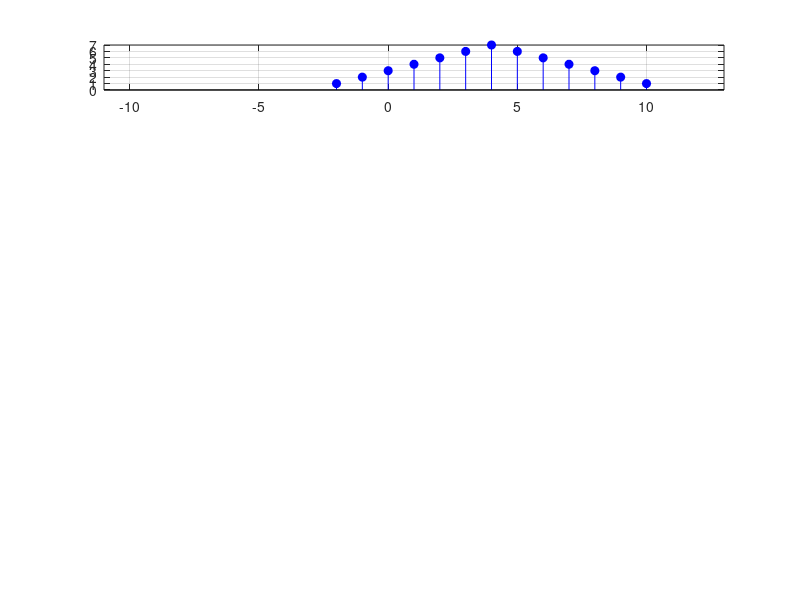

MATLAB code to generate this figure: (Note: this script raises an error after producing the figure.)
%% función original x(n)
n1 = -2:10;
x1 = [1 2 3 4 5 6 7 6 5 4 3 2 1];

figure
subplot(6,1,1)
stem(n1,x1,'b','filled');
grid on
xlim([-11,13]);

%% -x[n]

[x2,n2] = sigfold(x1,n1);

subplot(6,1,2)
stem(n2,x2,'b','filled');
grid on
xlim([-11,13]);

%% -x[n-3]

[x3,n3] = sigshift(x2,n2,3);

subplot(6,1,3)
stem(n3,x3,'b','filled');
grid on
xlim([-11,13]);

%% x[n-2]

[x4,n4] = sigshift(x1,n1,2);

subplot(6,1,4)
stem(n4,x4,'b','filled');
grid on
xlim([-11,13]);

%% x[n]*x[n-2]

[x5,n5] = sigmult(x1,n1,x4,n4);

subplot(6,1,5)
stem(n5,x5,'b','filled');
grid on
xlim([-11,13]);

%% -x[n-3]+x[n]*x[n-2]

[xf,nf] = sigadd(x3,n3,x5,n5);

subplot(6,1,6)
stem(nf,xf,'b','filled');
grid on
xlim([-11,13]);









